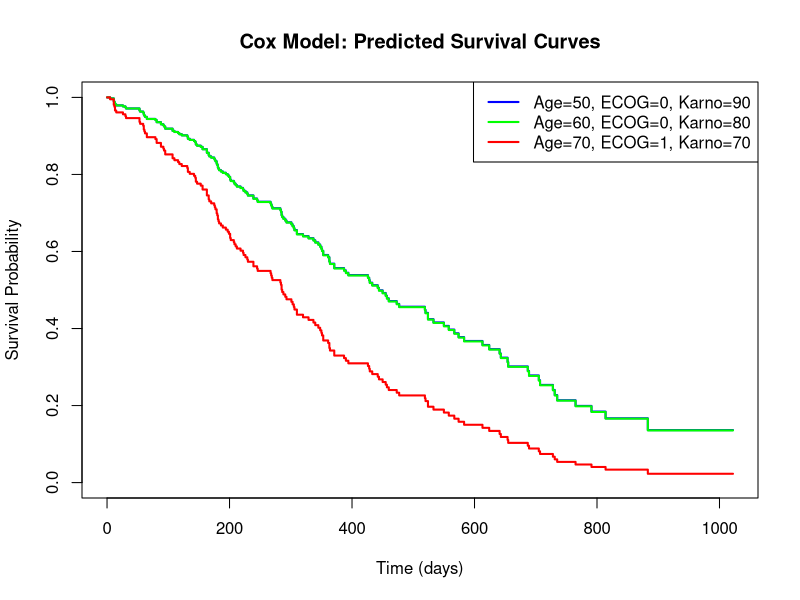
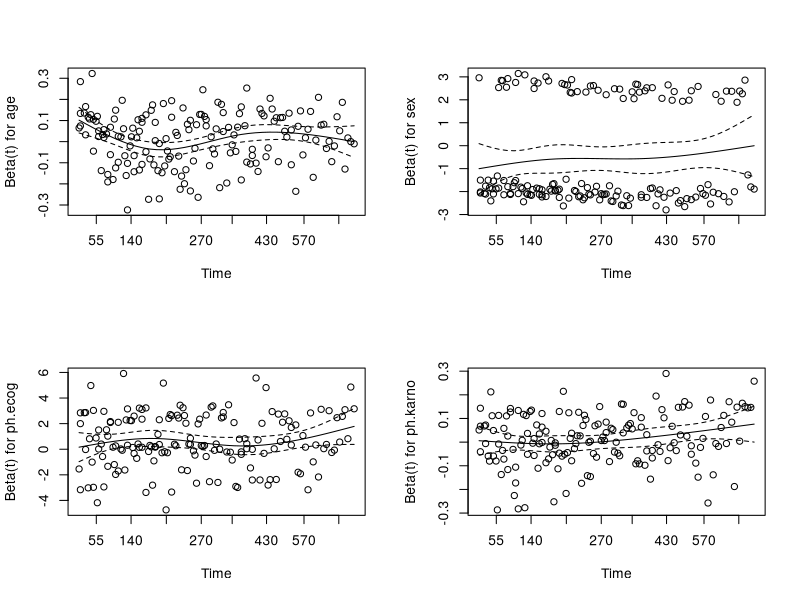

These charts were generated, in order, by the following R code: (Note: this script raises an error after producing the figures.)
library(survival)
library(ggplot2)

# Load and prepare data
data(lung)
lung_clean <- lung[complete.cases(lung[, c("time", "status", "age", "sex", "ph.ecog", "ph.karno")]), ]

# Fit Cox model
cox_model <- coxph(Surv(time, status) ~ age + sex + ph.ecog + ph.karno, data = lung_clean)

# Display model summary
print(summary(cox_model))

# Check proportional hazards assumption
ph_test <- cox.zph(cox_model)
print(ph_test)

# Plot PH assumption diagnostics
pdf("ph_assumption_diagnostics.pdf", width = 10, height = 8)
par(mfrow = c(2, 2))
plot(ph_test)
par(mfrow = c(1, 1))
dev.off()

# Create example covariate profiles
newdata <- data.frame(
  age = c(50, 60, 70),
  sex = c(1, 1, 1),           # 1 = male
  ph.ecog = c(0, 0, 1),       # ECOG performance status
  ph.karno = c(90, 80, 70)    # Karnofsky score
)

# Predict survival curves
surv_pred <- survfit(cox_model, newdata = newdata)

# Plot survival curves
plot(surv_pred,
     main = "Cox Model: Predicted Survival Curves",
     xlab = "Time (days)",
     ylab = "Survival Probability",
     col = c("blue", "green", "red"),
     lty = 1,
     lwd = 2)

# Add legend with covariate profiles
legend("topright",
       legend = c("Age=50, ECOG=0, Karno=90",
                  "Age=60, ECOG=0, Karno=80",
                  "Age=70, ECOG=1, Karno=70"),
       col = c("blue", "green", "red"),
       lty = 1,
       lwd = 2)

# Alternative: ggplot2 visualization
surv_tidy <- fortify(surv_pred, newdata = newdata)
surv_tidy$profile <- paste0("Age=", newdata$age[surv_tidy$strata],
                            ", ECOG=", newdata$ph.ecog[surv_tidy$strata],
                            ", Karno=", newdata$ph.karno[surv_tidy$strata])

p <- ggplot(surv_tidy, aes(x = time, y = surv, color = profile)) +
  geom_step() +
  geom_point(aes(y = surv), data = subset(surv_tidy, n.event > 0), size = 2) +
  labs(title = "Predicted Survival Curves from Cox Model",
       x = "Time (days)",
       y = "Survival Probability",
       color = "Covariate Profile") +
  theme_minimal() +
  theme(legend.position = "bottomleft")

print(p)
ggsave("survival_curves.pdf", p, width = 8, height = 6)

# Summary statistics for predicted survival
print("Predicted 1-year survival probabilities:")
print(summary(surv_pred, times = 365))
